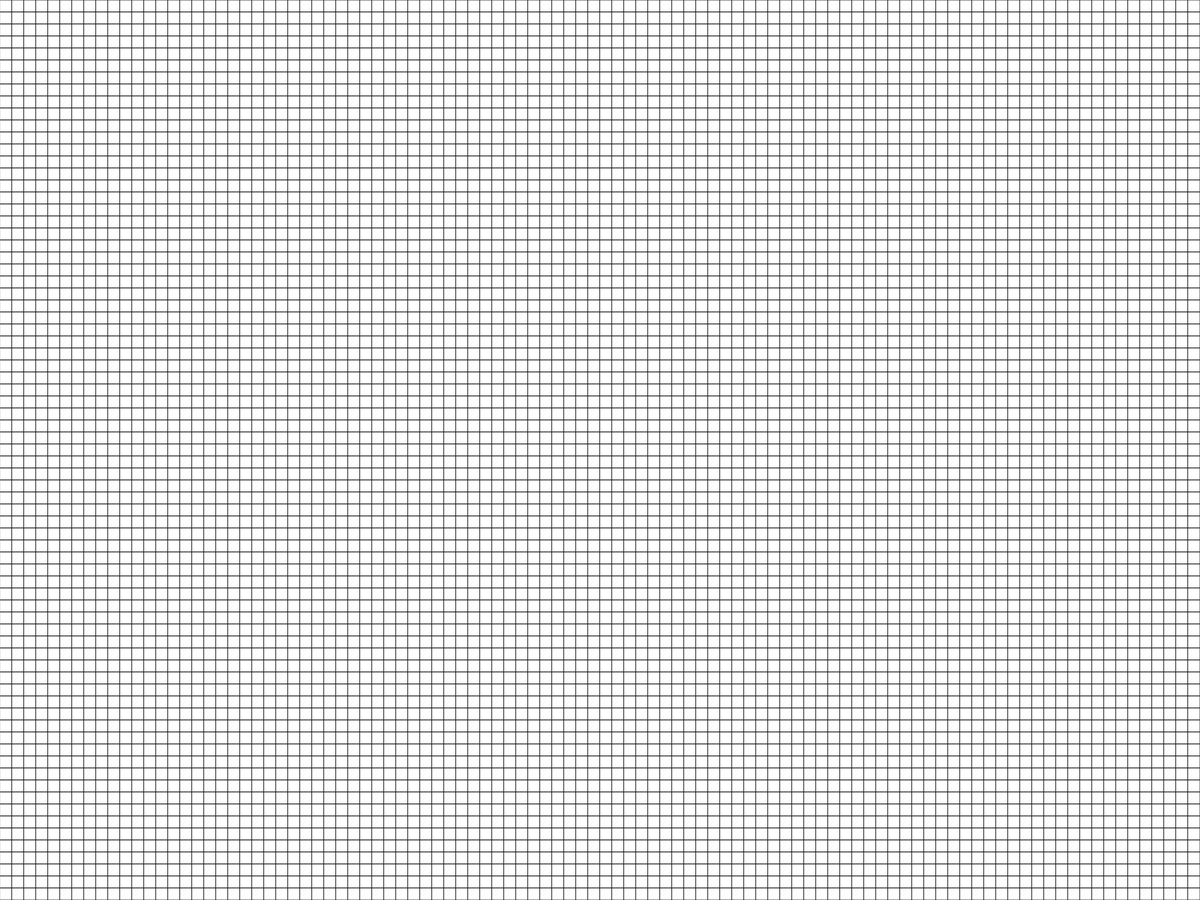
Frame 1 (no input)
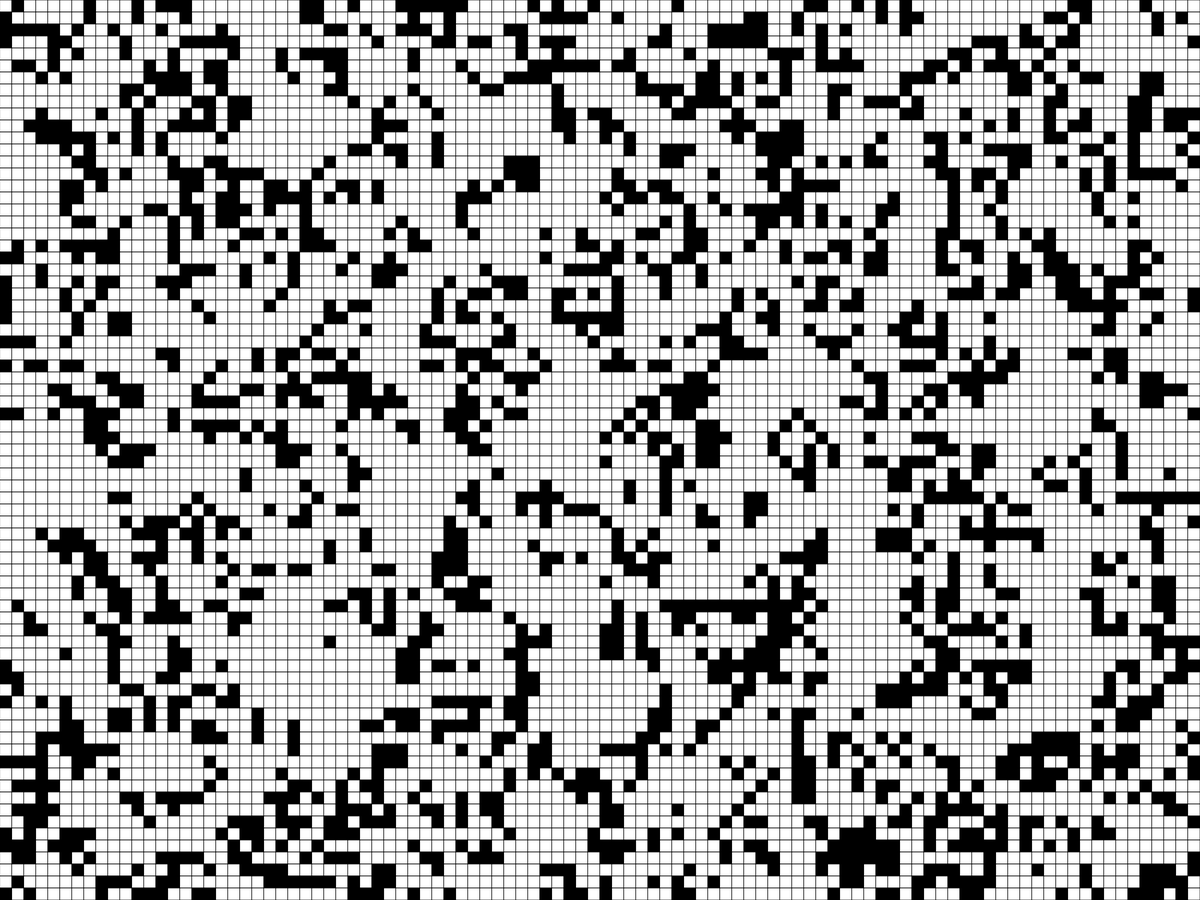
Frame 2 (the mouse pressed at the canvas centre, redrawn once)

The p5.js sketch that drew these frames (run headless with seeded random() and noise() and a simulated clock; the mouse was pressed at the canvas centre and the sketch redrawn once):

// p5.js sketch
// ── sketch.js
let cellSize = 20;
let columnCount;
let rowCount;
let currentCells = [];
let nextCells = [];

function setup() {
  // Set simulation framerate to 10 to avoid flickering
  frameRate(10);
  createCanvas(2000, 1500);

  // Calculate columns and rows
  columnCount = floor(width / cellSize);
  rowCount = floor(height / cellSize);

  // Set each column in current cells to an empty array
  // This allows cells to be added to this array
  // The index of the cell will be its row number
  for (let column = 0; column < columnCount; column++) {
    currentCells[column] = [];
  }

  // Repeat the same process for the next cells
  for (let column = 0; column < columnCount; column++) {
    nextCells[column] = [];
  }

  noLoop();
  describe(
    "Grid of squares that switch between white and black, demonstrating a simulation of John Conway's Game of Life. When clicked, the simulation resets."
  );
}

function draw() {
  generate();
  for (let column = 0; column < columnCount; column++) {
    for (let row = 0; row < rowCount; row++) {
      // Get cell value (0 or 1)
      let cell = currentCells[column][row];

      // Convert cell value to get black (0) for alive or white (255 (white) for dead
      fill((1 - cell) * 255);
      stroke(0);
      rect(column * cellSize, row * cellSize, cellSize, cellSize);
    }
  }
}

// Reset board when mouse is pressed
function mousePressed() {
  randomizeBoard();
  loop();
}

// Fill board randomly
function randomizeBoard() {
  for (let column = 0; column < columnCount; column++) {
    for (let row = 0; row < rowCount; row++) {
      // Randomly select value of either 0 (dead) or 1 (alive)
      currentCells[column][row] = random([0, 1]);
    }
  }
}

// Create a new generation
function generate() {
  // Loop through every spot in our 2D array and count living neighbors
  for (let column = 0; column < columnCount; column++) {
    for (let row = 0; row < rowCount; row++) {
      // Column left of current cell
      // if column is at left edge, use modulus to wrap to right edge
      let left = (column - 1 + columnCount) % columnCount;

      // Column right of current cell
      // if column is at right edge, use modulus to wrap to left edge
      let right = (column + 1) % columnCount;

      // Row above current cell
      // if row is at top edge, use modulus to wrap to bottom edge
      let above = (row - 1 + rowCount) % rowCount;

      // Row below current cell
      // if row is at bottom edge, use modulus to wrap to top edge
      let below = (row + 1) % rowCount;

      // Count living neighbors surrounding current cell
      let neighbours =
        currentCells[left][above] +
        currentCells[column][above] +
        currentCells[right][above] +
        currentCells[left][row] +
        currentCells[right][row] +
        currentCells[left][below] +
        currentCells[column][below] +
        currentCells[right][below];

      // Rules of Life
      // 1. Any live cell with fewer than two live neighbours dies
      // 2. Any live cell with more than three live neighbours dies
      if (neighbours < 2 || neighbours > 3) {
        nextCells[column][row] = 0;
        // 4. Any dead cell with exactly three live neighbours will come to life.
      } else if (neighbours === 3) {
        nextCells[column][row] = 1;
        // 3. Any live cell with two or three live neighbours lives, unchanged, to the next generation.
      } else nextCells[column][row] = currentCells[column][row];
    }
  }

  // Swap the current and next arrays for next generation
  let temp = currentCells;
  currentCells = nextCells;
  nextCells = temp;
}
